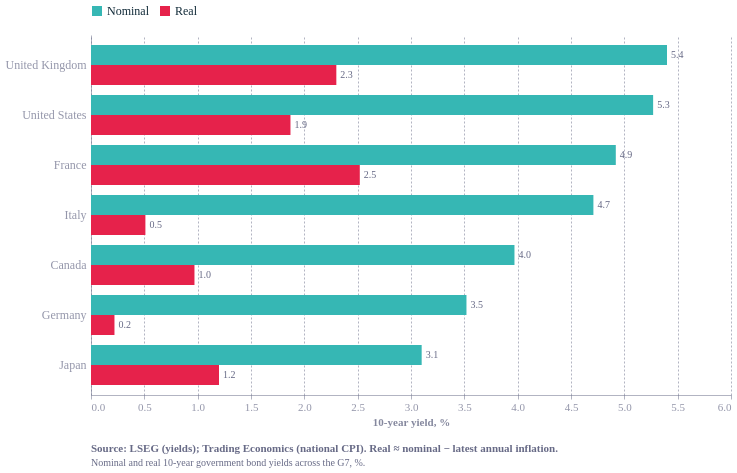

Here is the notebook cell this chart was saved with:
### Code cell
import pandas as pd
import altair as alt
from ecostyles import EcoStyles

styles = EcoStyles(); styles.register_and_enable_theme()

data = pd.DataFrame([
    ("United Kingdom", 5.40, 3.1),
    ("United States",  5.27, 3.4),
    ("France",         4.92, 2.4),
    ("Italy",          4.71, 4.2),
    ("Canada",         3.97, 3.0),
    ("Germany",        3.52, 3.3),
    ("Japan",          3.10, 1.9),
], columns=["country", "Nominal", "cpi"])
data["Real"] = data["Nominal"] - data["cpi"]

long = data.melt("country", value_vars=["Nominal", "Real"],
                 var_name="type", value_name="yield")
order = data.sort_values("Nominal", ascending=False)["country"].tolist()

bars = alt.Chart(long).mark_bar().encode(
    y=alt.Y("country:N", sort=order, title=None,
            axis=alt.Axis(labelFontSize=12, labelLimit=160)),
    yOffset=alt.YOffset("type:N", sort=["Nominal", "Real"]),
    x=alt.X("yield:Q", title="10-year yield, %", scale=alt.Scale(domain=[0, 6])),
    color=alt.Color("type:N", sort=["Nominal", "Real"],
        scale=alt.Scale(domain=["Nominal", "Real"], range=["#36B7B4", "#E6224B"]),
        legend=alt.Legend(orient="top", title=None, labelFontSize=12)))

labels = alt.Chart(long).mark_text(align="left", dx=4, fontSize=10, color="#676A86").encode(
    y=alt.Y("country:N", sort=order),
    yOffset=alt.YOffset("type:N", sort=["Nominal", "Real"]),
    x="yield:Q", text=alt.Text("yield:Q", format=".1f"))

caption = alt.Title(
    text="Source: LSEG (yields); Trading Economics (national CPI). Real ≈ nominal − latest annual inflation.",
    subtitle=[
        "Nominal and real 10-year government bond yields across the G7, %.",
        "The UK has the highest nominal yield — but a big gap to its real yield, because UK inflation is high.",
    ],
    orient="bottom", anchor="start", fontSize=11, subtitleFontSize=10,
    color="#676A86", subtitleColor="#676A86", dy=12)

chart = (bars + labels).properties(width=640, height=360, title=caption).configure(
    background="white", font="Circular Std").configure_view(
    fill="transparent", stroke="transparent")

styles.save(chart, path=".", name="g7_real_yields", svg=True)
chart.save("g7_real_yields.png", scale_factor=2.0)
chart

### Figure 1 — Vega-Lite specification as saved in the notebook (floating-point values rounded to 4 significant figures)
{"config": {"font": "Circular Std", "text": {"color": "#676A86", "align": "left", "baseline": "middle", "dx": 7, "dy": 0, "fontSize": 11}, "view": {"stroke": "transparent", "continuousWidth": 400, "continuousHeight": 300, "discreteWidth": 400, "discreteHeight": 300, "fill": "transparent"}, "range": {"category": ["#36B7B4", "#E6224B", "#F4C245", "#0063AF", "#00A767", "#179FDB", "#EB5C2E"], "diverging": ["#E6224B", "#E54753", "#C9C9C9", "#179FDB", "#122B39"], "heatmap": ["#C9C9C9", "#179FDB", "#0063AF", "#122B39"], "ordinal": ["#00A767", "#36B7B4", "#179FDB", "#0063AF", "#243B5A"]}, "bar": {"color": "#179fdb"}, "line": {"color": "#e6224b"}, "rule": {"color": "#676A86"}, "area": {"opacity": 0.3}, "point": {"filled": true, "size": 80, "color": "#e6224b", "opacity": 0.95}, "geoshape": {"stroke": "white", "strokeWidth": 0.3}, "rect": {"fill": "#d6d4d4", "opacity": 0.3}, "axis": {"labelColor": "#676A86", "labelFontSize": 11, "labelFont": "Circular Std", "labelOpacity": 0.7, "tickColor": "#676A86", "tickOpacity": 0.5, "domainColor": "#676A86", "domainOpacity": 0.5, "gridColor": "#676A86", "gridDash": [2, 2], "gridOpacity": 0.5, "title": null, "titleColor": "#676A86", "titleOpacity": 0.8, "tickSize": 4}, "axisXDiscrete": {"grid": false, "labelAngle": 0, "tickCount": 10, "tickOpacity": 0.5, "title": null}, "axisYDiscrete": {"ticks": false, "labelPadding": 5}, "axisXTemporal": {"grid": false, "ticks": true}, "axisXQuantitative": {"grid": true}, "axisYQuantitative": {"gridColor": "#676A86", "gridDash": [1, 5], "gridOpacity": 0.5, "ticks": false, "labelPadding": 5, "tickCount": 8, "titleAngle": 0, "titleAlign": "left", "titleBaseline": "bottom", "titleX": 0, "titleY": -5}, "title": {"color": "#676A86E6", "subtitleColor": "#676A86", "font": "Circular Std", "subtitleFont": "Circular Std", "anchor": "start", "fontSize": 14, "subtitleFontSize": 12, "subtitlePadding": 4, "offset": 0, "frame": "group"}, "legend": {"titleColor": "#122b39", "title": null, "labelColor": "#122b39", "labelFontSize": 11}, "background": "white"}, "layer": [{"mark": {"type": "bar"}, "encoding": {"color": {"field": "type", "legend": {"labelFontSize": 12, "orient": "top", "title": null}, "scale": {"domain": ["Nominal", "Real"], "range": ["#36B7B4", "#E6224B"]}, "sort": ["Nominal", "Real"], "type": "nominal"}, "x": {"field": "yield", "scale": {"domain": [0, 6]}, "title": "10-year yield, %", "type": "quantitative"}, "y": {"axis": {"labelFontSize": 12, "labelLimit": 160}, "field": "country", "sort": ["United Kingdom", "United States", "France", "Italy", "Canada", "Germany", "Japan"], "title": null, "type": "nominal"}, "yOffset": {"field": "type", "sort": ["Nominal", "Real"], "type": "nominal"}}}, {"mark": {"type": "text", "align": "left", "color": "#676A86", "dx": 4, "fontSize": 10}, "encoding": {"text": {"field": "yield", "format": ".1f", "type": "quantitative"}, "x": {"field": "yield", "type": "quantitative"}, "y": {"field": "country", "sort": ["United Kingdom", "United States", "France", "Italy", "Canada", "Germany", "Japan"], "type": "nominal"}, "yOffset": {"field": "type", "sort": ["Nominal", "Real"], "type": "nominal"}}}], "data": {"name": "data-fe15336e36e3e4a21dc5cb3f7459af35"}, "height": 360, "title": {"text": "Source: LSEG (yields); Trading Economics (national CPI). Real ≈ nominal − latest annual inflation.", "anchor": "start", "color": "#676A86", "dy": 12, "fontSize": 11, "orient": "bottom", "subtitle": ["Nominal and real 10-year government bond yields across the G7, %."], "subtitleColor": "#676A86", "subtitleFontSize": 10}, "width": 640, "$schema": "https://vega.github.io/schema/vega-lite/v6.4.1.json", "datasets": {"data-fe15336e36e3e4a21dc5cb3f7459af35": [{"country": "United Kingdom", "type": "Nominal", "yield": 5.4}, {"country": "United States", "type": "Nominal", "yield": 5.27}, {"country": "France", "type": "Nominal", "yield": 4.92}, {"country": "Italy", "type": "Nominal", "yield": 4.71}, {"country": "Canada", "type": "Nominal", "yield": 3.97}, {"country": "Germany", "type": "Nominal", "yield": 3.52}, {"country": "Japan", "type": "Nominal", "yield": 3.1}, {"country": "United Kingdom", "type": "Real", "yield": 2.3}, {"country": "United States", "type": "Real", "yield": 1.87}, {"country": "France", "type": "Real", "yield": 2.52}, {"country": "Italy", "type": "Real", "yield": 0.51}, {"country": "Canada", "type": "Real", "yield": 0.97}, {"country": "Germany", "type": "Real", "yield": 0.22}, {"country": "Japan", "type": "Real", "yield": 1.2}]}}
